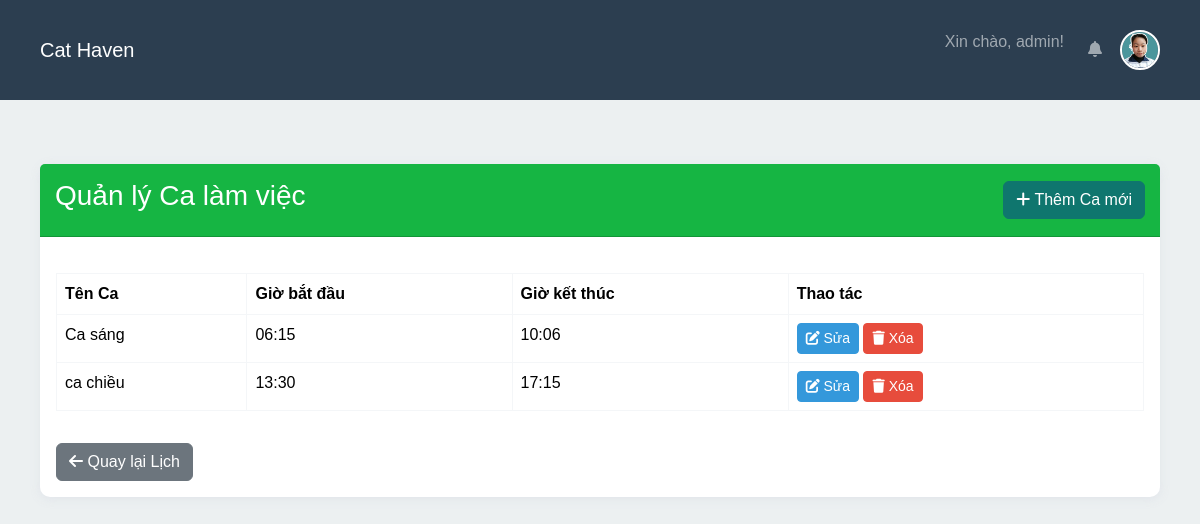
The page /schedule/shifts (signed in) on the database its author committed.
### app/models.py (models this page shows, shortened)
class Shift(db.Model):
    id = db.Column(db.Integer, primary_key=True)
    name = db.Column(db.String(100), nullable=False)  # Tên ca, ví dụ: "Ca Sáng Part-time", "Ca Tối", "Hành chính Full-time"
    start_time = db.Column(db.Time, nullable=False)  # Giờ bắt đầu, ví dụ: 08:00:00
    end_time = db.Column(db.Time, nullable=False)    # Giờ kết thúc, ví dụ: 12:00:00
    schedules = db.relationship('Schedule', backref='shift', lazy=True, cascade="all, delete-orphan")

### app/schedule/routes.py (the view)
@schedule_bp.route('/shifts')
@admin_required
def manage_shifts():
    shifts = Shift.query.order_by(Shift.start_time).all()
    return render_template('schedule/manage_shifts.html', shifts=shifts)

### app/templates/schedule/manage_shifts.html (shortened to what this page needs)
{% extends "base.html" %}
{% block content %}
<div class="container mt-4">
    <div class="card">
        <div class="card-header d-flex justify-content-between align-items-center">
            <h3>Quản lý Ca làm việc</h3>
            <a href="{{ url_for('schedule.add_shift') }}" class="btn btn-success">
                <i class="fas fa-plus"></i> Thêm Ca mới
            </a>
        </div>
        <div class="card-body">
            <table class="table table-hover">
                <thead>
                    <tr>
                        <th>Tên Ca</th>
                        <th>Giờ bắt đầu</th>
                        <th>Giờ kết thúc</th>
                        <th>Thao tác</th>
                    </tr>
                </thead>
                <tbody>
                    {% for shift in shifts %}
                    <tr>
                        <td>{{ shift.name }}</td>
                        <td>{{ shift.start_time.strftime('%H:%M') }}</td>
                        <td>{{ shift.end_time.strftime('%H:%M') }}</td>
                        <td>
                            <a href="{{ url_for('schedule.edit_shift', shift_id=shift.id) }}" class="btn btn-primary btn-sm">
                                <i class="fas fa-edit"></i> Sửa
                            </a>
                            <form action="{{ url_for('schedule.delete_shift', shift_id=shift.id) }}" method="POST" class="d-inline"
                                  onsubmit="return confirm('Bạn có chắc chắn muốn xóa ca này?');">
                                <button type="submit" class="btn btn-danger btn-sm">
                                    <i class="fas fa-trash"></i> Xóa
                                </button>
                            </form>
                        </td>
                    </tr>
                    {% else %}
                    <tr>
                        <td colspan="4" class="text-center">Chưa có ca làm việc nào được tạo.</td>
                    </tr>
                    {% endfor %}
                </tbody>
            </table>
            <a href="{{ url_for('schedule.calendar') }}" class="btn btn-secondary mt-3">
                <i class="fas fa-arrow-left"></i> Quay lại Lịch
            </a>
        </div>
    </div>
</div>
{% endblock %}

### app/static/css/style.css (style rules this page uses)
body { font-family: Arial, sans-serif; margin: 0; padding: 0; background-color: #ECF0F1; }
form { margin: 20px 0; }
button { padding: 10px; background: #47ce86e1; color: white; border: none; cursor: pointer; border-radius: 5px; }
table { border-collapse: collapse; width: 100%; margin: 20px 0; }
th, td { border: 1px solid #f4f6f8; padding: 12px; text-align: left; }
th { background-color: #1e3b8aad; color: white; }
:root { --bg-color: #ECF0F1; --primary-dark: #2C3E50; --primary-accent: #3498DB; --secondary-accent: #1ABC9C; --info-color: #95A5A6; --danger-color: #E74C3C; --white-color: #FFFFFF; --text-color: #2C3E50; }
body { background-color: var(--bg-color); color: var(--text-color); }
.btn-primary { background-color: var(--primary-accent); border-color: var(--primary-accent); }
.btn-success { background-color: var(--secondary-accent); border-color: var(--secondary-accent); }
.btn-danger { background-color: var(--danger-color); border-color: var(--danger-color); }
.card-header { background-color: var(--secondary-accent); color: var(--white-color); }
.container { max-width: 1200px; margin: 0 auto; padding: 20px; }
.card { box-shadow: 0 2px 10px rgba(222, 225, 233, 0.848); border-radius: 10px; border: none; margin-bottom: 20px; }
.card-header { background: #16b543; color: white; padding: 15px; border-radius: 10px 10px 0 0; }
.btn-success { background: #0F766E; border-color: #0F766E; }

### rows shown on the page
Shift: name "Ca sáng", start_time "06:15", end_time "10:06"
Shift: name "ca chiều", start_time "13:30", end_time "17:15"

### other values the page prints
{{ session.username }} "admin"
